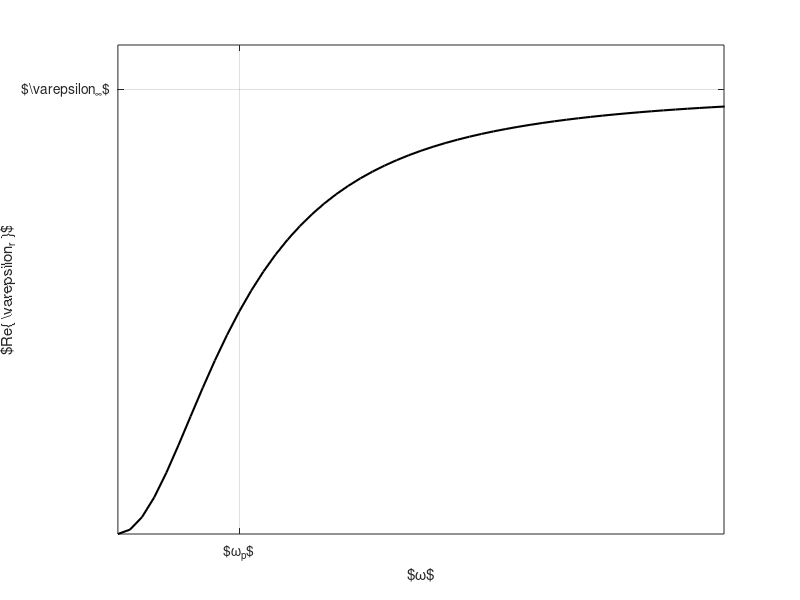

MATLAB code to generate this figure: (Note: this script raises an error after producing the figure.)
omega_p = 1;
gamma=1;
epsilon_inf=1;

omega = 0:0.1:50;

re = epsilon_inf - omega_p^2 ./ ( omega.^2 + gamma^2 );
imag = gamma*omega_p ./ (omega.*(omega.^2 + gamma^2));

xmax=5;
txtSize=20;
figure;
set(gca,'fontsize',txtSize)
plot(omega./omega_p, re./epsilon_inf,'k','LineWidth',1.5)
set(gca,'XTick',[1]);
set(gca,'YTick',[1]);
set(gca,'XTickLabel','$\omega_{p}$');
set(gca,'YTickLabel','$\varepsilon_{\infty}$');
grid on
% set(gca,'LineWidth', 1);
% set(gca,'GridLineStyle', '-');
ylabel('$Re\{ \varepsilon_r \}$')
xlabel('$\omega$')
xlim([0,xmax])
ylim([0,1.1])
latexExportFigure('file','drudePermittivityReal');
figure;
set(gca,'fontsize',txtSize)
plot(omega./omega_p, imag./epsilon_inf,'k','LineWidth',1.5)
ylabel('$Im\{ \varepsilon_r \}$')
xlabel('$\omega$')
grid on
set(gca,'XTick',[1]);
set(gca,'YTick',[1]);
set(gca,'XTickLabel','$\omega_{p}$');
set(gca,'YTickLabel','$\varepsilon_{\infty}$');
xlim([0,xmax])
latexExportFigure('file','drudePermittivityImag');